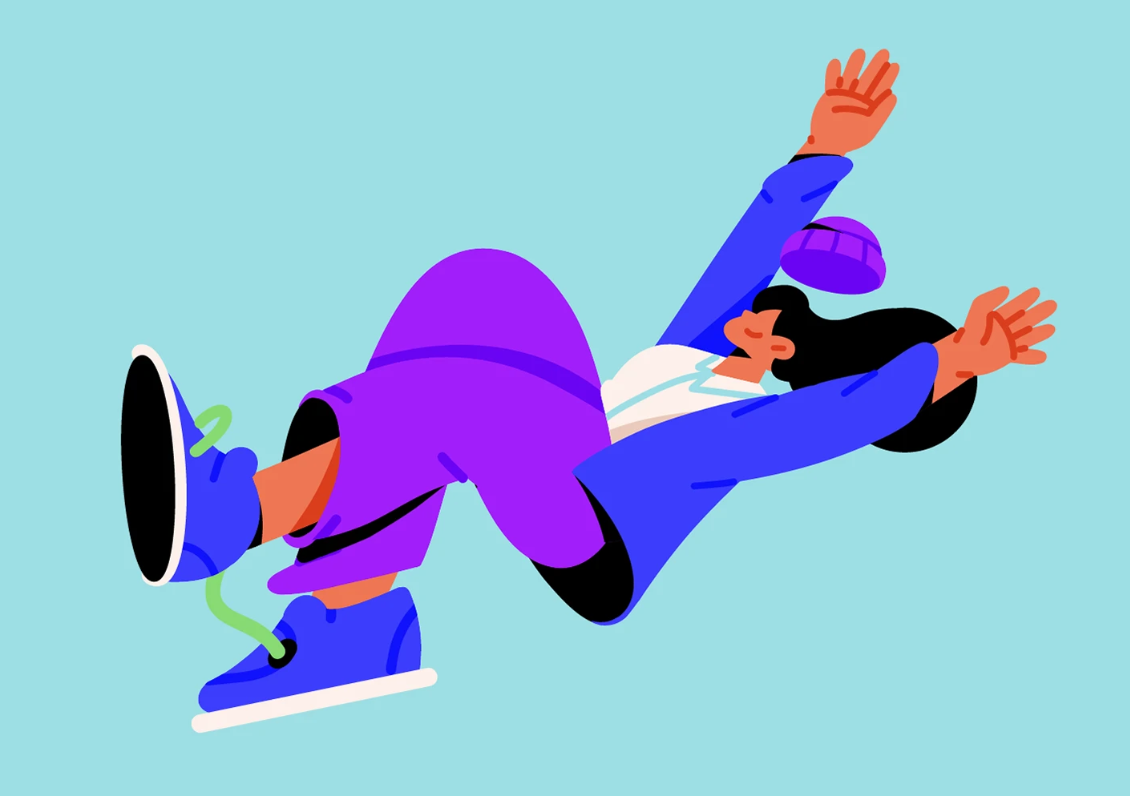
#> input picture assets/images/illustration_references/falling-woman-sneakers.png, 1130 x 796 px
$ python text.py ../../assets/images/illustration_references/donut-man.png 1.0 1.0 ../../assets/images/illustration_references/falling-woman-sneakers.png
#> lines starting #> are read from the running program, lines starting #| are printed output that depends on the picture
### scripts/brand-trace/masks.py
import numpy as np
from PIL import Image
CLASSES = {'yellow': (253,237,20), 'green': (29,158,47), 'white': (254,254,254), 'black': (24,25,22)}

def masks(src):
    """Soft per-class coverage via linear unmixing between the two nearest class colours; alpha-weighted."""
    a = np.asarray(Image.open(src).convert('RGBA')).astype(float) / 255
    rgb, al = a[..., :3], a[..., 3]
#> al: shape (796, 1130) float64; every value is 1
    names = list(CLASSES)
    C = np.array([CLASSES[n] for n in names]) / 255
    d = np.linalg.norm(rgb[..., None, :] - C[None, None], axis=-1)
    order = np.argsort(d, axis=-1)
    i1, i2 = order[..., 0], order[..., 1]
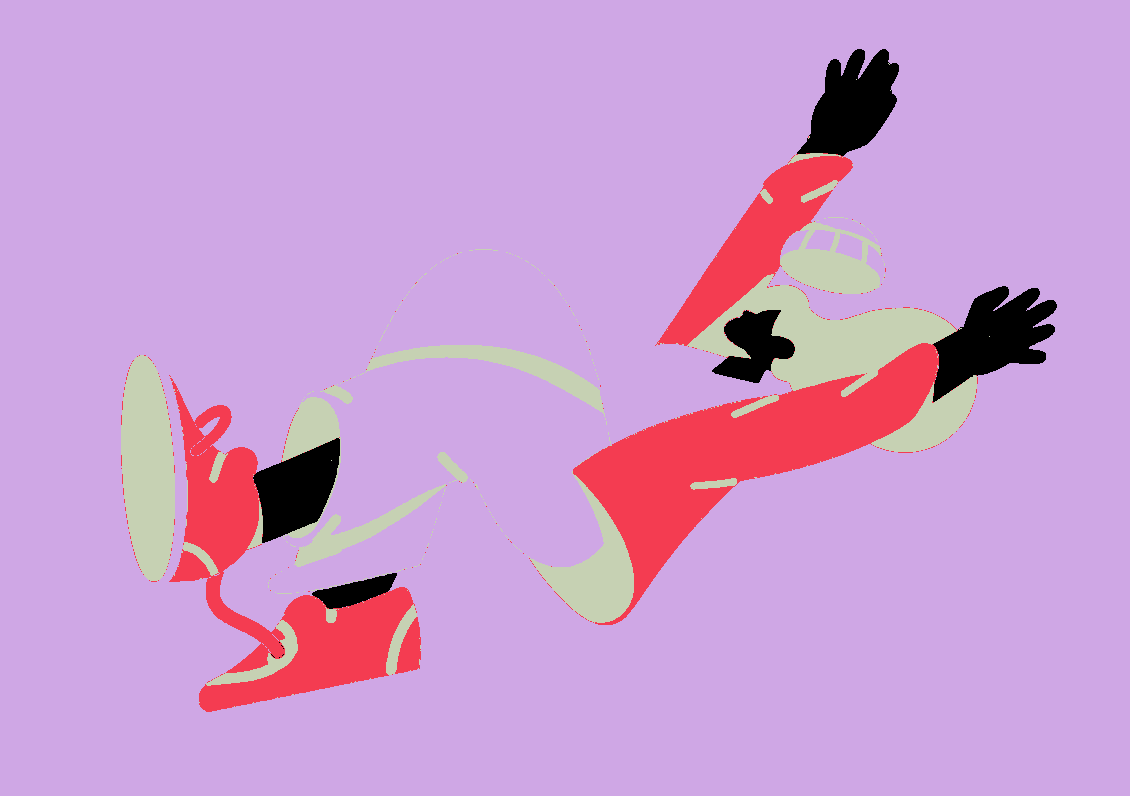
#> i1: shape (796, 1130) int64; 4 distinct labels, from 0 to 3; one colour per label, 0 black
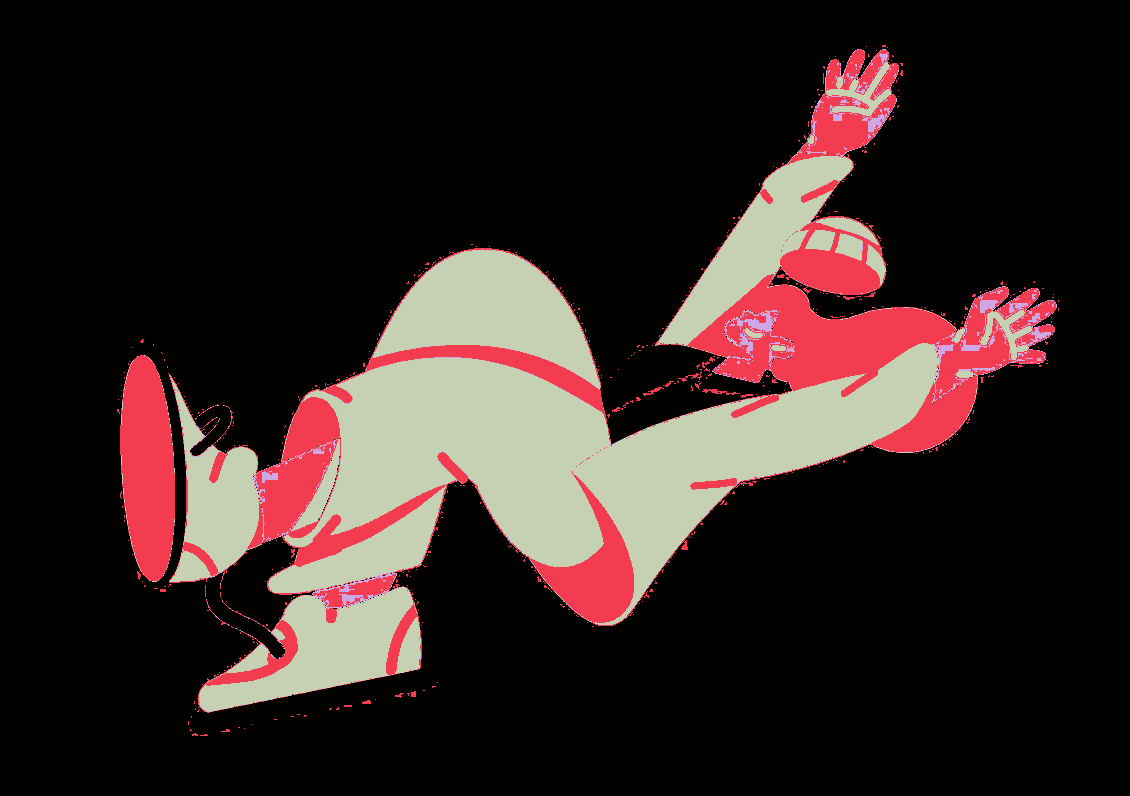
#> i2: shape (796, 1130) int64; 4 distinct labels, from 0 to 3; one colour per label, 0 black
    c1, c2 = C[i1], C[i2]
    v = c2 - c1
    t = np.clip(np.sum((rgb - c1) * v, -1) / np.maximum(np.sum(v * v, -1), 1e-9), 0, 1)
    out = {}
    for k, n in enumerate(names):
        m = np.where(i1 == k, 1 - t, 0) + np.where(i2 == k, t, 0)
        out[n] = m * al
#> this loop made 4 passes
#> pass 3, in masks, `m = np.where(i1 == k, 1 - t, 0) + np.where(i2 == k, t, 0)`:
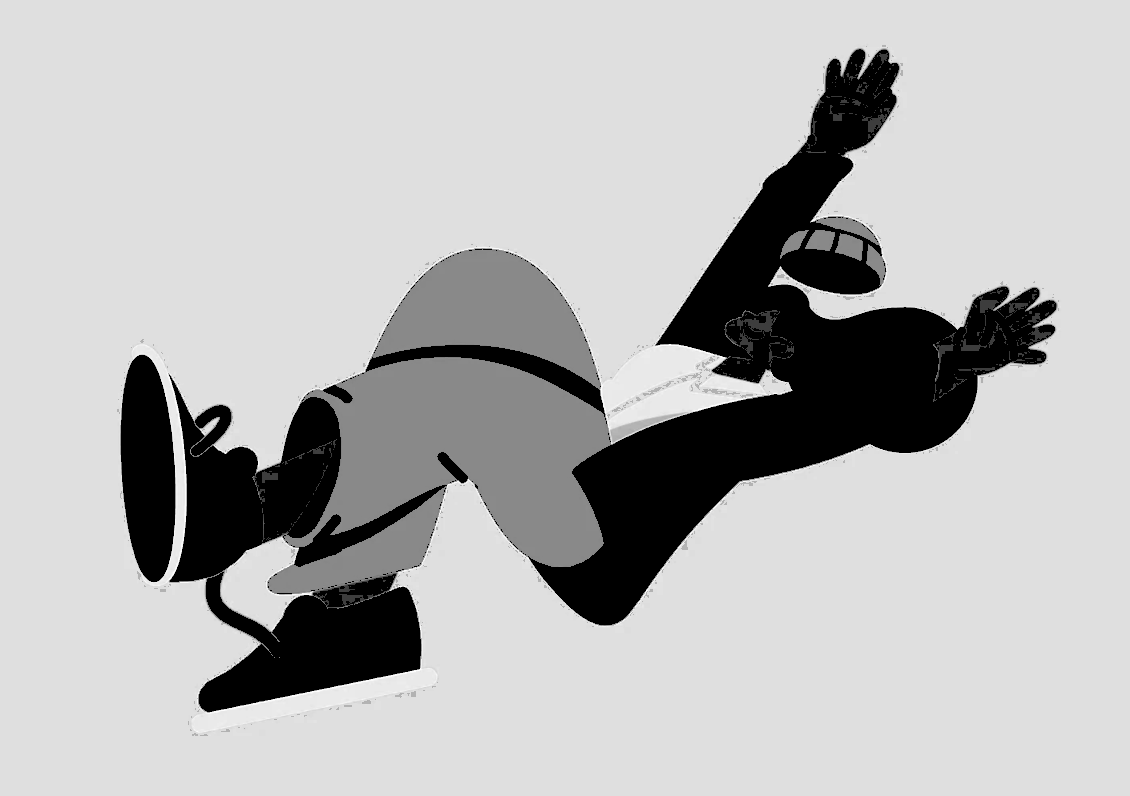
#> m: shape (796, 1130) float64; min 0, max 1, mean 0.718
#> after the loop, out = 4 items
    return out

### scripts/brand-trace/text.py
import sys, os; sys.path.insert(0, os.path.dirname(os.path.abspath(__file__)))
import json, numpy as np
from PIL import Image, ImageFilter
from scipy import ndimage as nd
from masks import masks
import potrace
L = sys.argv[1]
M = masks(sys.argv[4] if len(sys.argv) > 4 else 'assets/images/eec-logo-tr.png')
#> M = 4 items
k = M['black']
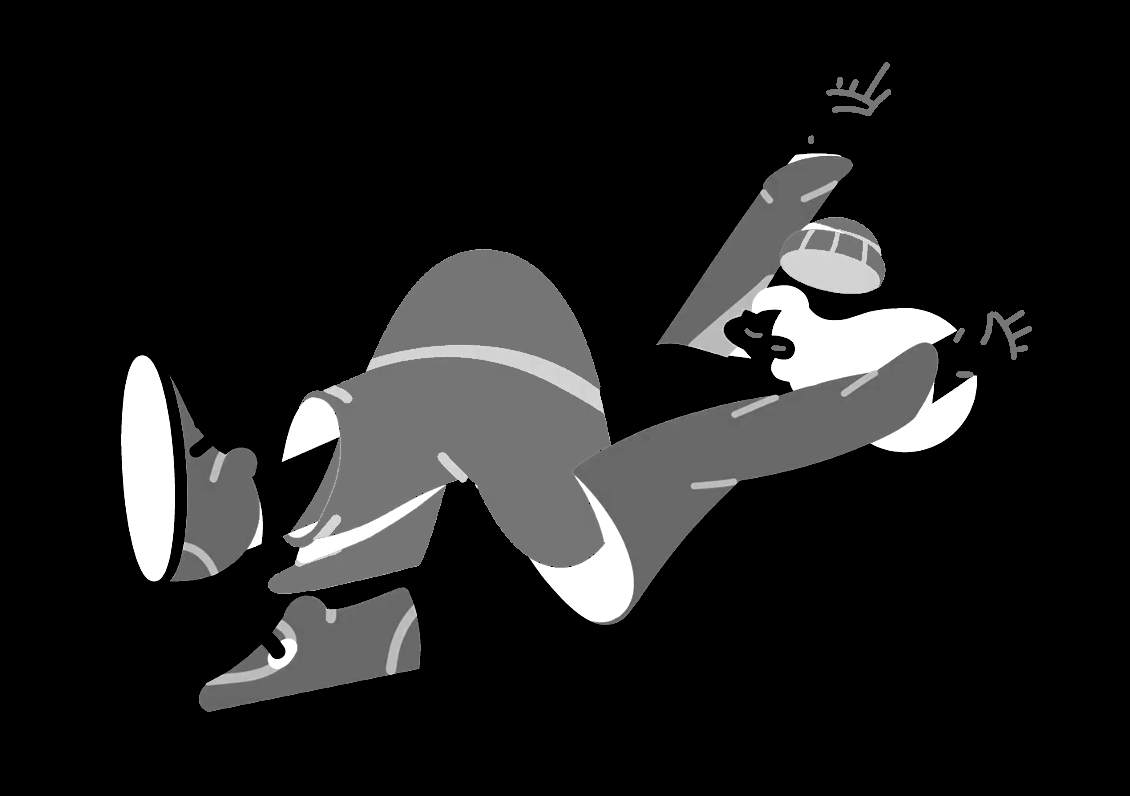
#> k: shape (796, 1130) float64; min 0, max 1, mean 0.115
#> (the run stopped early here; a loop or call above may not have finished)
